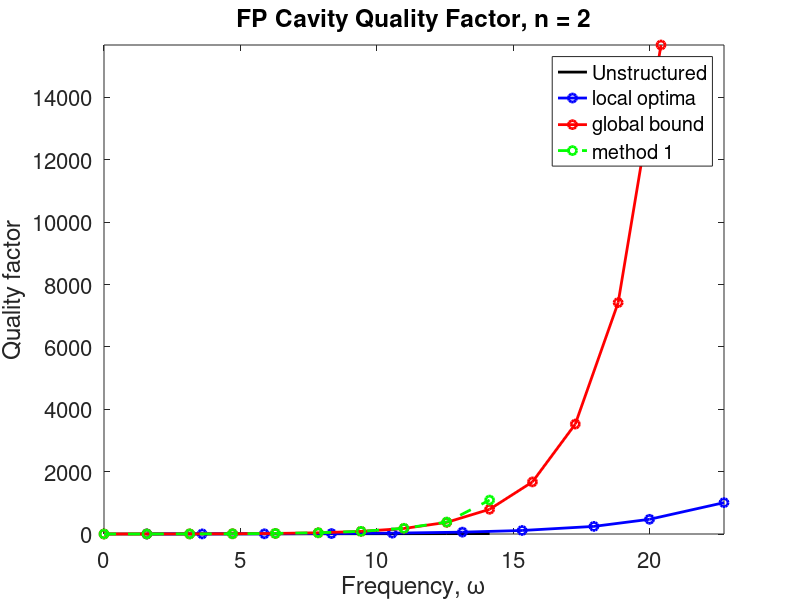
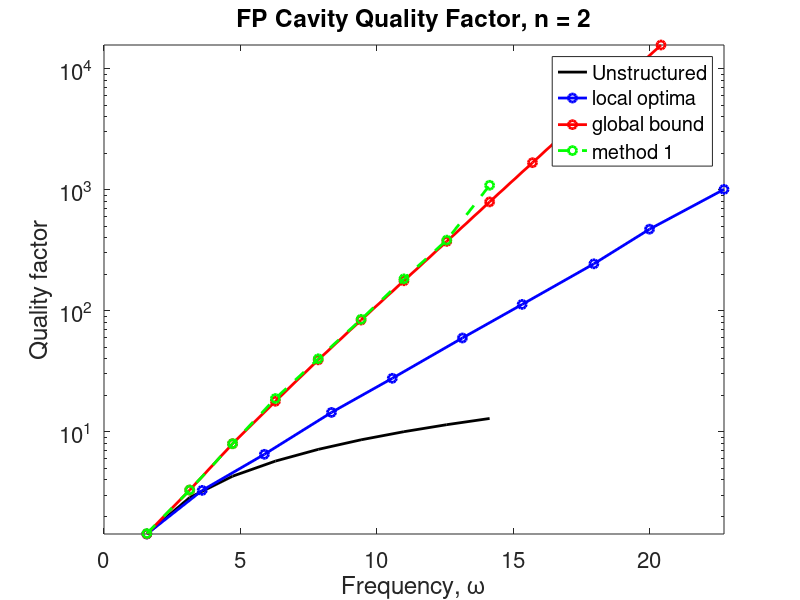

The MATLAB source for these figures, in order:
clear
close all
format long

%% user input
epsr = 4; %material permittiivity
L = 1; %flim length
n = sqrt(epsr);
m_max = 9;
m_min = 0;
m0_max = 13;
m0_min = 0;
m = m_min:m_max;
m_bd = m_min:m_max;
m0_bd = m0_min:m0_max;

%% res freq

%unstructured
wr = m.*pi / n / L;
r = (n - 1) / (n + 1);
wi_FP = log(r) / n / L;
wi = wi_FP * ones(size(m));

%benchmark bd 
wr0_bd = m0_bd * pi / n / L;
wi0_bd = [-0.5493 -0.549 -0.477 -0.296 -0.176 -0.1 -0.0563 -0.0311 -0.0168 ...
    -0.00892 -0.00470 -0.00245 -0.00127 -0.000651]; %benchmark bound

%max violated constraint (method 1) bd
wr_bd = m_bd * pi / n / L;
wi_bd = [-0.5493 -0.545 -0.476 -0.296 -0.167 -0.0980 -0.0555 -0.0300 -0.0164 -0.0065];

%local optima
wr_loc = [1.57 3.6 5.88 8.34 10.57 13.14 15.33 17.96 20 22.73];
wi_loc = -[0.5494 0.5494 0.4517 0.2888 0.1912 0.1104 0.0680 0.0368 ...
    0.0212 0.0113];

t = [4 4 25 70 160]; %computation time (seconds)
DOF = [50 50 100 100 125]; %degrees of freedom
ND_max = [10 10 15 30 35]; %max ND needed for reasonable convergence 

%% Q factor

Q = wr ./ (-2*wi);
Q_loc = wr_loc ./ (-2*wi_loc);
Q_bd0 = wr0_bd ./ (-2*wi0_bd);
Q_bd = wr_bd ./ (-2*wi_bd);

%% plot

set(0,'DefaultLineLineWidth', 2)
set(0,'defaultAxesFontSize', 16)
set(0, 'DefaultAxesBox', 'on')
figure
plot(wr, Q, '-k')
hold on
plot(wr_loc, Q_loc, '-bo')
plot(wr0_bd, Q_bd0, '-ro')
plot(wr_bd, Q_bd, '--go')
% plot(wr_bd, Q_bd_f, '-go')
xlabel('Frequency, \omega')
ylabel('Quality factor')
title('FP Cavity Quality Factor, n = 2')
axis tight
% ylim([0,1100])
legend({'Unstructured','local optima','global bound','method 1'},'location','best')

figure(2)
semilogy(wr, Q, '-k');
hold on
semilogy(wr_loc,Q_loc,'-bo')
semilogy(wr0_bd,Q_bd0,'-ro')
semilogy(wr_bd,Q_bd,'--go')
% semilogy(wr_bd,Q_bd_f,'-go')
xlabel('Frequency, \omega')
ylabel('Quality factor')
title('FP Cavity Quality Factor, n = 2')
axis tight
% ylim([0,1100])
legend({'Unstructured','local optima','global bound','method 1'},'location','best')
